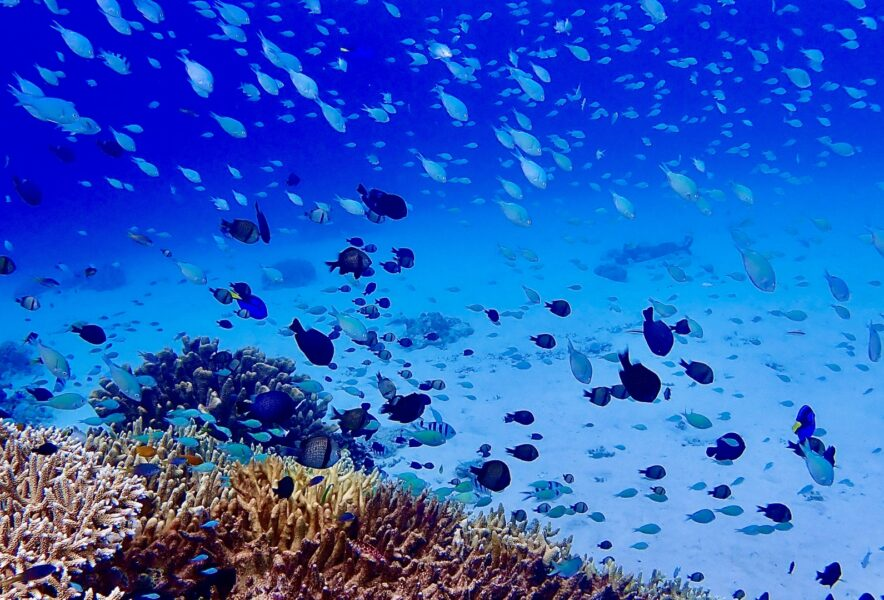
#> input picture report3/sakana.jpg, 884 x 600 px
$ python mirror.py
#> lines starting #> are read from the running program, lines starting #| are printed output that depends on the picture
import cv2

img = cv2.imread("sakana.jpg")
#> img is the input picture: shape (600, 884, 3); mean B, G, R 196.9, 94, 39.5
#左右反転（flipCode = 1）
flipped_img = cv2.flip(img, 1)
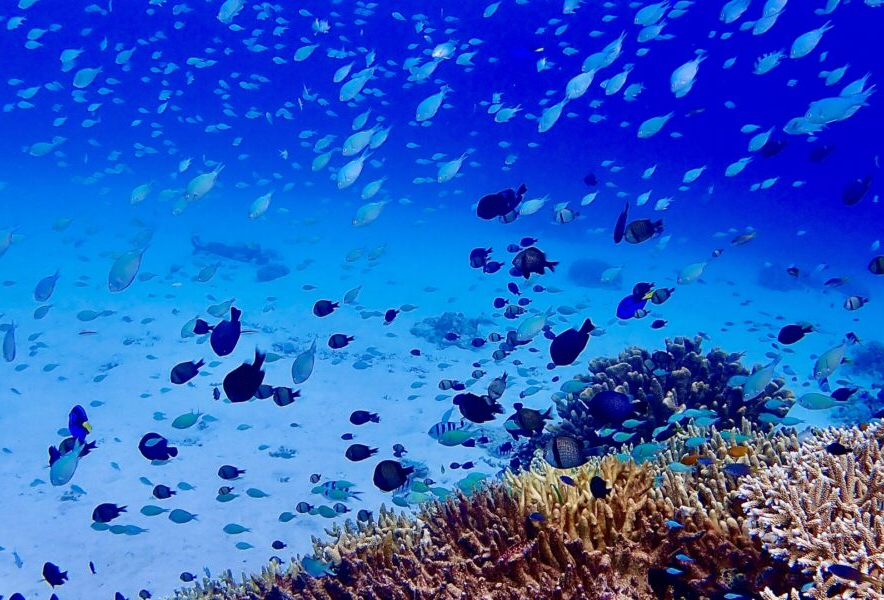
#> flipped_img: shape (600, 884, 3); mean B, G, R 196.9, 94, 39.5

cv2.imshow("Original", img)
cv2.imshow("Flipped", flipped_img)
cv2.waitKey(0)
cv2.destroyAllWindows()

cv2.imwrite("flipped_image.jpg", flipped_img)

$ run again, with report3/umi.jpg copied over report3/sakana.jpg
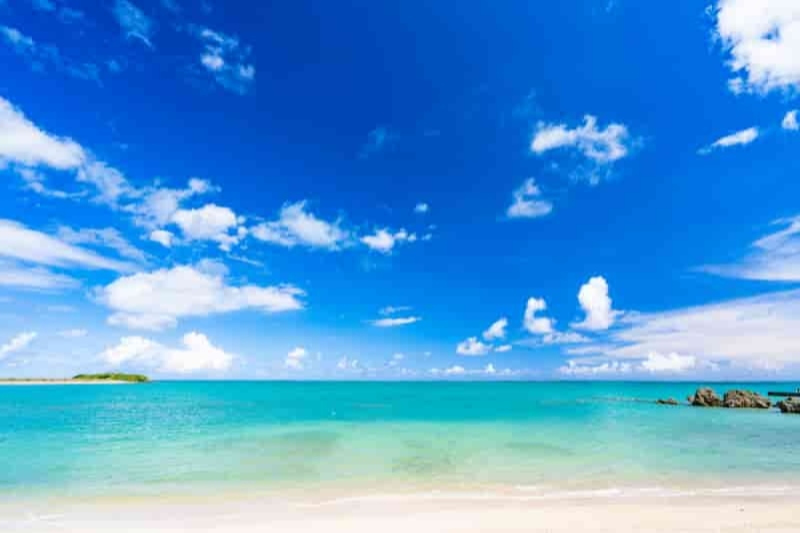
#> input picture report3/umi.jpg, 800 x 533 px
#> img is the input picture: shape (533, 800, 3); mean B, G, R 217.2, 154.7, 80.4
#> `flipped_img = cv2.flip(img, 1)`:
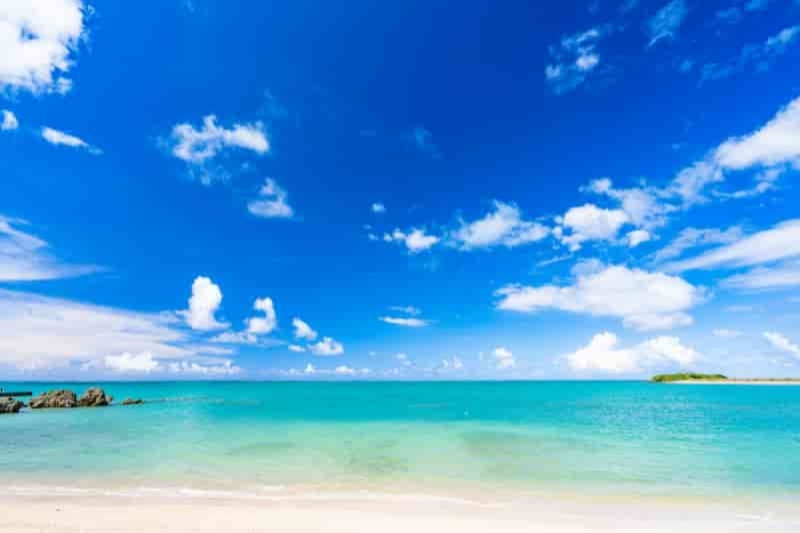
#> flipped_img: shape (533, 800, 3); mean B, G, R 217.2, 154.7, 80.4

$ run again, with report3/choco.webp saved as report3/sakana.jpg
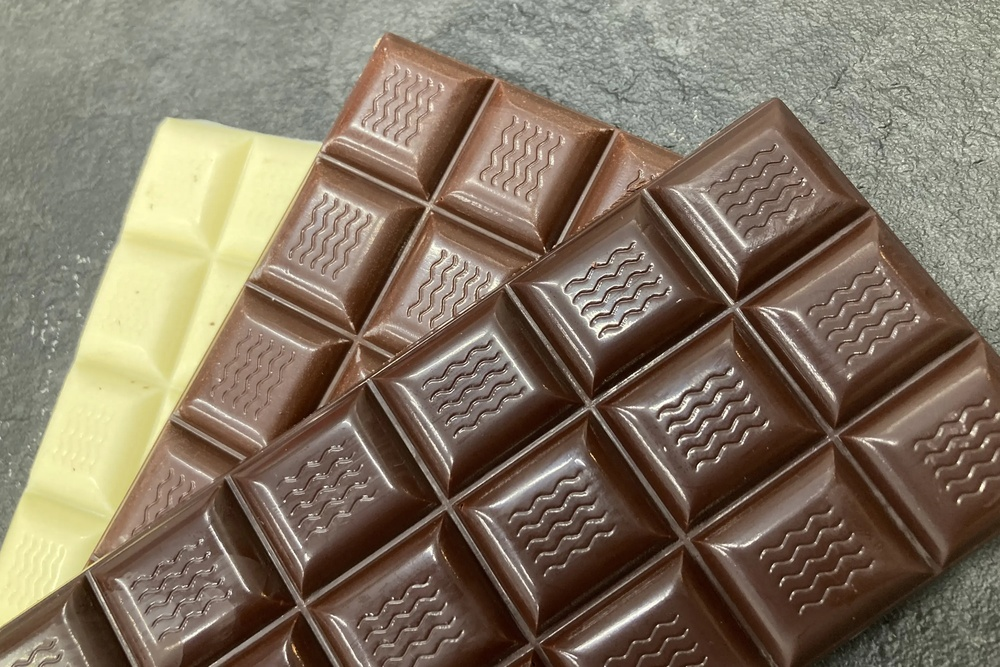
#> input picture report3/choco.webp, 1000 x 667 px, shrunk from 3000 x 2000 before the run
#> img is the input picture: shape (667, 1000, 3); mean B, G, R 98.5, 116, 129.8
#> `flipped_img = cv2.flip(img, 1)`:
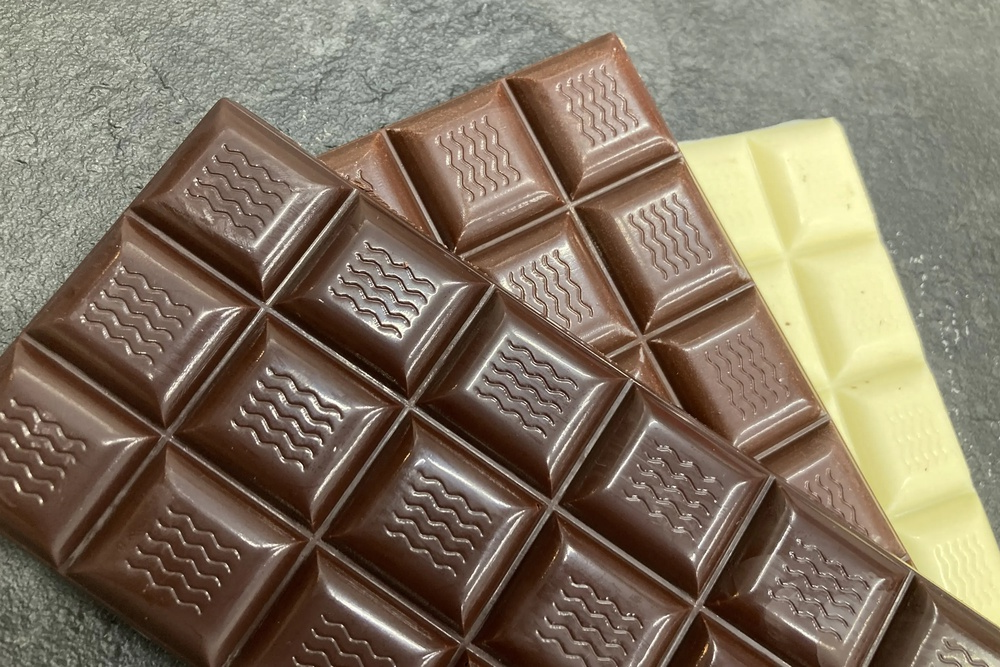
#> flipped_img: shape (667, 1000, 3); mean B, G, R 98.5, 116, 129.8
